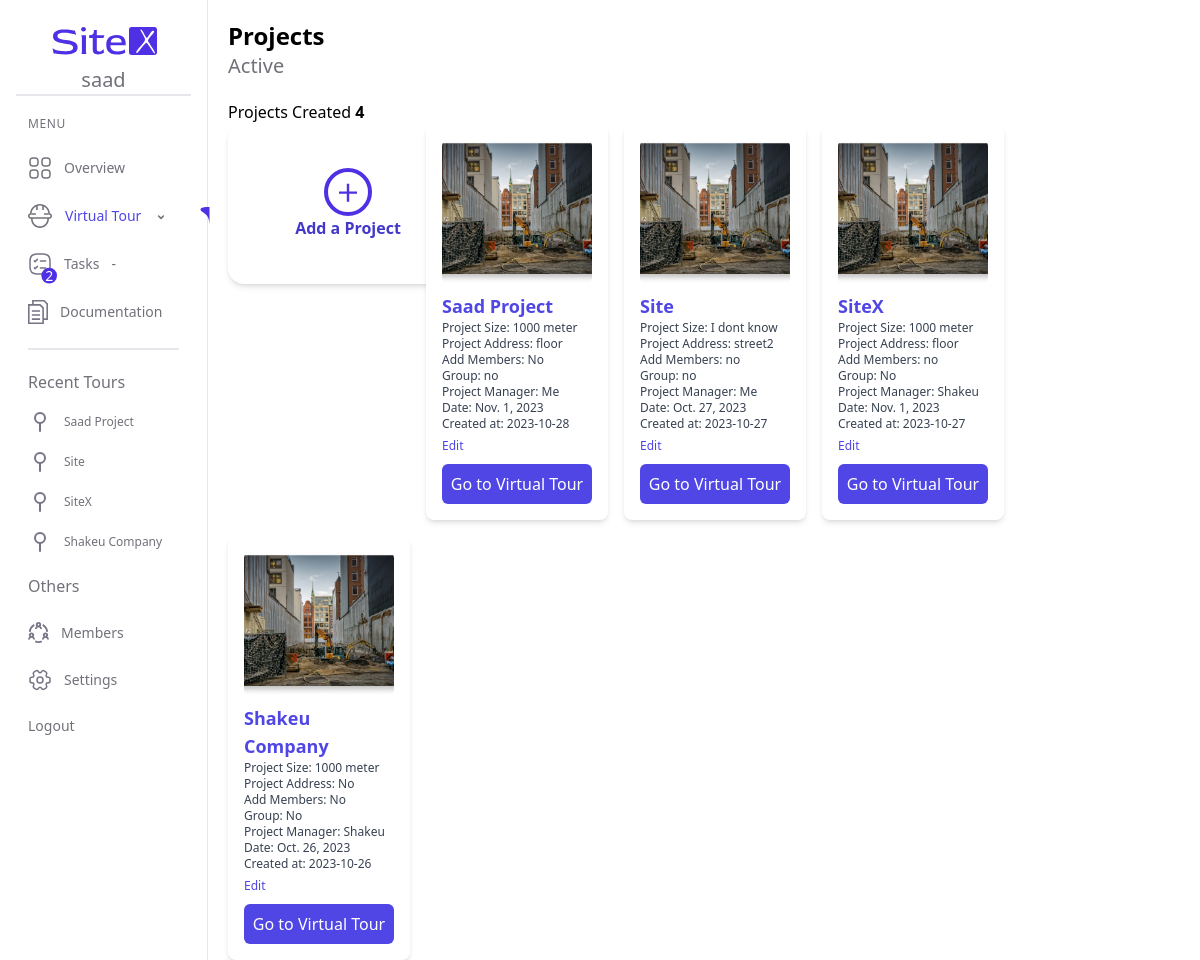
The page /virtual/ (signed in) on the database as committed earlier.
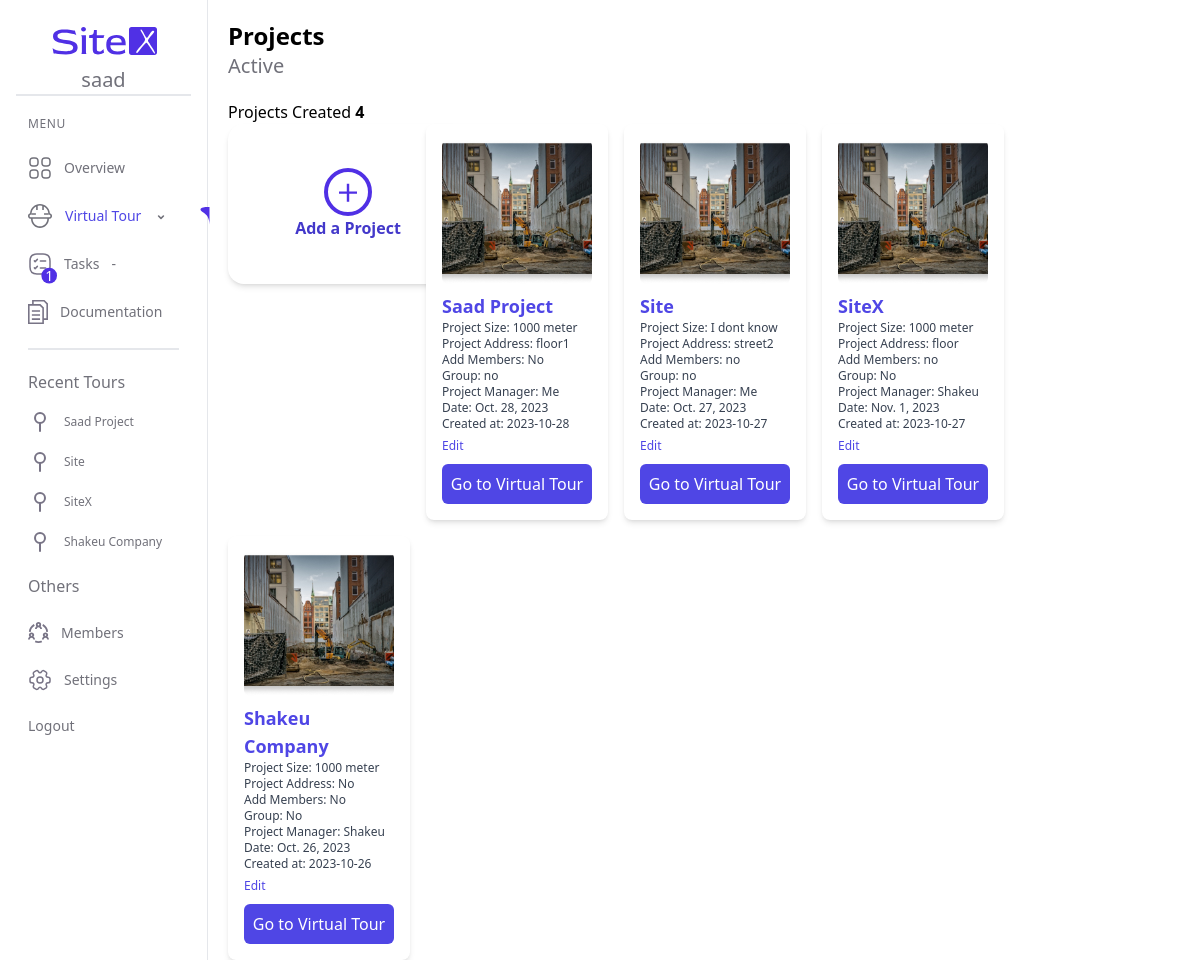
The same page on the database as committed later.
### myapp/models.py (models this page shows, shortened)
class Project(models.Model):
    user = models.ForeignKey(User, on_delete=models.CASCADE)
    project_name = models.CharField(max_length=30)
    slug = models.SlugField(unique=True, max_length=100, blank=True, null=True)
    project_size = models.CharField(max_length=30)
    project_address= models.CharField(max_length=30)
    add_members = models.CharField(max_length=30)
    group = models.CharField(max_length=30)
    project_manager = models.CharField(max_length=30)
    date = models.DateField()
    created_at = models.DateTimeField(auto_now_add=True)

### myapp/views.py (the view)
# urls.py: path('virtual/', views.virtual_view, name='virtual'),
def virtual_view(request):
    projects = Project.objects.filter(user=request.user).order_by('-created_at')
    project_count = Project.objects.filter(user=request.user).count()
    task_count = Task.objects.filter(user=request.user).count()
    return render(request, 'virtual.html', {'project_count': project_count, 'projects' : projects, 'task_count': task_count})

### templates/virtual.html (shortened to what this page needs)
{% extends "base.html" %}
{% load static %}
{% load tz %}
{% block content %}
    <h1 class="text-black text-2xl font-semibold m-5">Projects
        <span>
            <p class="text-zinc-500 text-xl font-normal">Active</p>
        </span>
        <h1 class=" mx-5">Projects Created <span class="font-bold">{{ project_count }}</span></h1>
    </h1>
    <div class="max-w-[1050px] mx-5 flex items-center justify-center">
        <div class="grid grid-cols-1 gap-4 sm:grid-cols-2 md:grid-cols-3 lg:grid-cols-4">
            <div class="w-60 h-40 rounded-2xl shadow-md flex items-center justify-center flex-col">
                <a href="{% url 'create-project' %}" class="transition-transform transform hover:scale-105">
                    <button class="flex text-indigo-700 font-semibold flex-col items-center">
                        <svg class="" width="48" height="48" viewBox="0 0 48 48" fill="none" xmlns="http://www.w3.org/2000/svg">
                            <path d="M22.7908 33.6278V15.6449H25.2198V33.6278H22.7908ZM15.0067 25.8438V23.429H33.0039V25.8438H15.0067Z" fill="#5030E5" />
                            <circle cx="24" cy="24" r="22" stroke="#5030E5" stroke-width="4" />
                        </svg>
                        Add a Project
                    </button>
                </a>
            </div>
            {% for project in projects %}
            <div class="relative bg-white shadow-md rounded-lg p-4 hover:bg-zinc-50 transition-transform transform hover:scale-105">
                <a href="{% url 'project_detail' project.slug %}">
                    <img class="w-full h-36 object-cover rounded-md mb-2" src="{% static 'img/Auswahl.jpg' %}" alt="Project Image">
                    <h2 class="text-lg font-semibold text-indigo-600">{{ project.project_name }}</h2>
                    <p class="text-xs text-gray-700">Project Size: {{ project.project_size }}</p>
                    <p class="text-xs text-gray-700">Project Address: {{ project.project_address }}</p>
                    <p class="text-xs text-gray-700">Add Members: {{ project.add_members }}</p>
                    <p class="text-xs text-gray-700">Group: {{ project.group }}</p>
                    <p class="text-xs text-gray-700">Project Manager: {{ project.project_manager }}</p>
                    <p class="text-xs text-gray-700">Date: {{ project.date }}</p>
                    <p class="text-xs text-gray-700">Created at: {{ project.created_at|date:"Y-m-d" }}</p>
                </a>
                <a href="{% url 'edit_project' project.slug %}" class=" text-xs text-indigo-600 hover:text-indigo-800">Edit</a>
                <a href="{% url 'virtual_tour' project.slug %}" class="bg-indigo-600 text-white p-2 rounded-md mt-2 block hover:bg-indigo-700 text-center">Go to Virtual Tour</a>
            </div>
            {% endfor %}
        </div>
    </div>
{% endblock %}

### templates/base.html (shortened to what this page needs)
{% load static %}
<!DOCTYPE html>
<html>
<head>
    <link rel="stylesheet" href="https://cdn.jsdelivr.net/npm/flatpickr/dist/flatpickr.min.css">
    <script src="https://cdn.tailwindcss.com?plugins=forms,typography,aspect-ratio,line-clamp"></script>
        <script src="https://cdn.tailwindcss.com"></script>
        <link rel="stylesheet" href="{% static 'style.css' %}">
</head>
<body>
    <div class="container">
        <div class="flex">
            <aside id="dashboard-sidebar" class="border-r  bg-white w-52 p-4 text-zinc-500 font-medium  text-sm">
                <div class="flex flex-col justify-center items-center border-b-2">
                    <img class="w-min" src="{% static 'img/SiteX logo.svg' %}" alt="" srcset="">
                    <div class="text-xl animate-pulse">{{ user.username }}</div>
                </div>
                <ul class="space-y-6 mx-3  mt-5">
                    <h2 class="text-zinc-500 text-xs tracking-wider font-normal">MENU</h2>
                    <li class="flex items-end justify-between space-x-3 group w-44">
                        <a href="{% url 'dashboard' %}" class="flex items-center space-x-3">
                            <svg class="  {% if request.path == '/dashboard/' %} fill-indigo-600 {% else %} fill-zinc-500 {% endif %}" width="24" height="24" viewbox="0 0 24 24" fill="none" xmlns="http://www.w3.org/2000/svg">
                                <path d="M7 10.75H5C2.58 10.75 1.25 9.42 1.25 7V5C1.25 2.58 2.58 1.25 5 1.25H7C9.42 1.25 10.75 2.58 10.75 5V7C10.75 9.42 9.42 10.75 7 10.75ZM5 2.75C3.42 2.75 2.75 3.42 2.75 5V7C2.75 8.58 3.42 9.25 5 9.25H7C8.58 9.25 9.25 8.58 9.25 7V5C9.25 3.42 8.58 2.75 7 2.75H5Z"/>
                                <path d="M19 10.75H17C14.58 10.75 13.25 9.42 13.25 7V5C13.25 2.58 14.58 1.25 17 1.25H19C21.42 1.25 22.75 2.58 22.75 5V7C22.75 9.42 21.42 10.75 19 10.75ZM17 2.75C15.42 2.75 14.75 3.42 14.75 5V7C14.75 8.58 15.42 9.25 17 9.25H19C20.58 9.25 21.25 8.58 21.25 7V5C21.25 3.42 20.58 2.75 19 2.75H17Z"/>
                                <path d="M19 22.75H17C14.58 22.75 13.25 21.42 13.25 19V17C13.25 14.58 14.58 13.25 17 13.25H19C21.42 13.25 22.75 14.58 22.75 17V19C22.75 21.42 21.42 22.75 19 22.75ZM17 14.75C15.42 14.75 14.75 15.42 14.75 17V19C14.75 20.58 15.42 21.25 17 21.25H19C20.58 21.25 21.25 20.58 21.25 19V17C21.25 15.42 20.58 14.75 19 14.75H17Z"/>
                                <path d="M7 22.75H5C2.58 22.75 1.25 21.42 1.25 19V17C1.25 14.58 2.58 13.25 5 13.25H7C9.42 13.25 10.75 14.58 10.75 17V19C10.75 21.42 9.42 22.75 7 22.75ZM5 14.75C3.42 14.75 2.75 15.42 2.75 17V19C2.75 20.58 3.42 21.25 5 21.25H7C8.58 21.25 9.25 20.58 9.25 19V17C9.25 15.42 8.58 14.75 7 14.75H5Z"/>
                            </svg>
                            <span class="{% if request.path == '/dashboard/' %}text-indigo-600{% else %}group-hover:text-indigo-600{% endif %}">Overview</span>
                        </a>
                    </li>
                    <li class="flex space-x-3 items-center group w-44" >
                        <a href="{% url 'virtual' %}" class="{% if request.path == '/virtual/' %}text-indigo-600{% else %} group-hover:text-indigo-600 {% endif %}">Virtual Tour</a>
                        <button id="virtual-tour-dropdown" > <svg xmlns="http://www.w3.org/2000/svg" class="w-4 h-5 " viewBox="0 0 20 20" fill="currentColor" aria-hidden="true">
                            <path fill-rule="evenodd" d="M6.293 9.293a1 1 0 011.414 0L10 11.586l2.293-2.293a1 1 0 111.414 1.414l-3 3a1 1 0 01-1.414 0l-3-3a1 1 0 010-1.414z" clip-rule="evenodd" />
                        </svg></button>
                        {% if request.path == '/virtual/' %}
    <svg style="position: relative; left: 17; " width="14" height="18" viewBox="0 0 14 28" fill="none" xmlns="http://www.w3.org/2000/svg">
        <path d="M0 4.05016C0 -0.917614 14 0.0823975 14 0.0823975V27.0824C14 9.0179 0 9.01794 0 4.05016Z" fill="#5030E5"/>
    </svg>
    {% endif %}
                    </li>
                    <li class="relative flex space-x-3 items-center w-44">
                        <svg class="absolute -left-2 top-2" width="25" height="25" viewBox="0 0 32 32" fill="none" xmlns="http://www.w3.org/2000/svg">
                            <rect x="12" y="10" width="20" height="20" rx="10" fill="#5030E5" />
                            <text x="22" y="22" fill="white" font-size="18" text-anchor="middle" dominant-baseline="middle">{{ task_count }}</text>
                        </svg>
                        <a href="{% url 'tasks' %}" class="{% if request.path == '/tasks/' %}text-indigo-600{% else %} group-hover:text-indigo-600 {% endif %}">Tasks</a>
                        <button id="tasks-dropdown">-</button>
                    </li>
                    <li class="flex space-x-3 items-center">
                        <a href="doc.html">Documentation</a>
                    </li>
                    <div class="border-b-2"></div>
                </ul>
                <ul class="space-y-4 mx-3 text-xs mt-5">
                    <h2 class="  text-zinc-500 text-base font-normal font-['Plus Jakarta Sans'] text-start mb-4">Recent Tours</h2>
                    {% for project in projects %}
                    <li class="flex space-x-3 items-center">
                        <a class="" href="{% url 'virtual_tour' project.slug %}">{{ project.project_name }}</a>
                    </li>
                    {% endfor %}
                </ul>
                <ul class="space-y-6 mx-3  mt-5">
                    <h2 class="  text-zinc-500 text-base font-normal text-start mb-4">Others</h2>
                    <li class="flex space-x-3 items-center">
                        <a href="">Members</a>
                    </li>
                    <li class="flex space-x-3 items-center">
                        <a href="">Settings</a>
                    </li>
                    <li class="flex items-end ">                    <a href="{% url 'logout' %}">Logout</a>
                    </li>
                </ul>
            </aside>
            <main class="">
                {% block content %}
                {% endblock %}
            </main>
        </div>
        </div>
</body>
</html>

### static/style.css (style rules this page uses)
* { -webkit-box-sizing: border-box; -moz-box-sizing: border-box; box-sizing: border-box; -moz-user-select: none; -webkit-user-select: none; -ms-user-select: none; user-select: none; -webkit-user-drag: none; -webkit-touch-callout: none; -ms-content-zooming: none; }
html, body { width: 100%; height: 100%; padding: 0; margin: 0; overflow: hidden; }

Rows that differ between the two databases and show on the page:
changed Project "Saad Project": project_address "floor" → "floor1"; date "Nov. 1, 2023" → "Oct. 28, 2023"
Other text that changed with them:
{{ task_count }}: "2" → "1"
